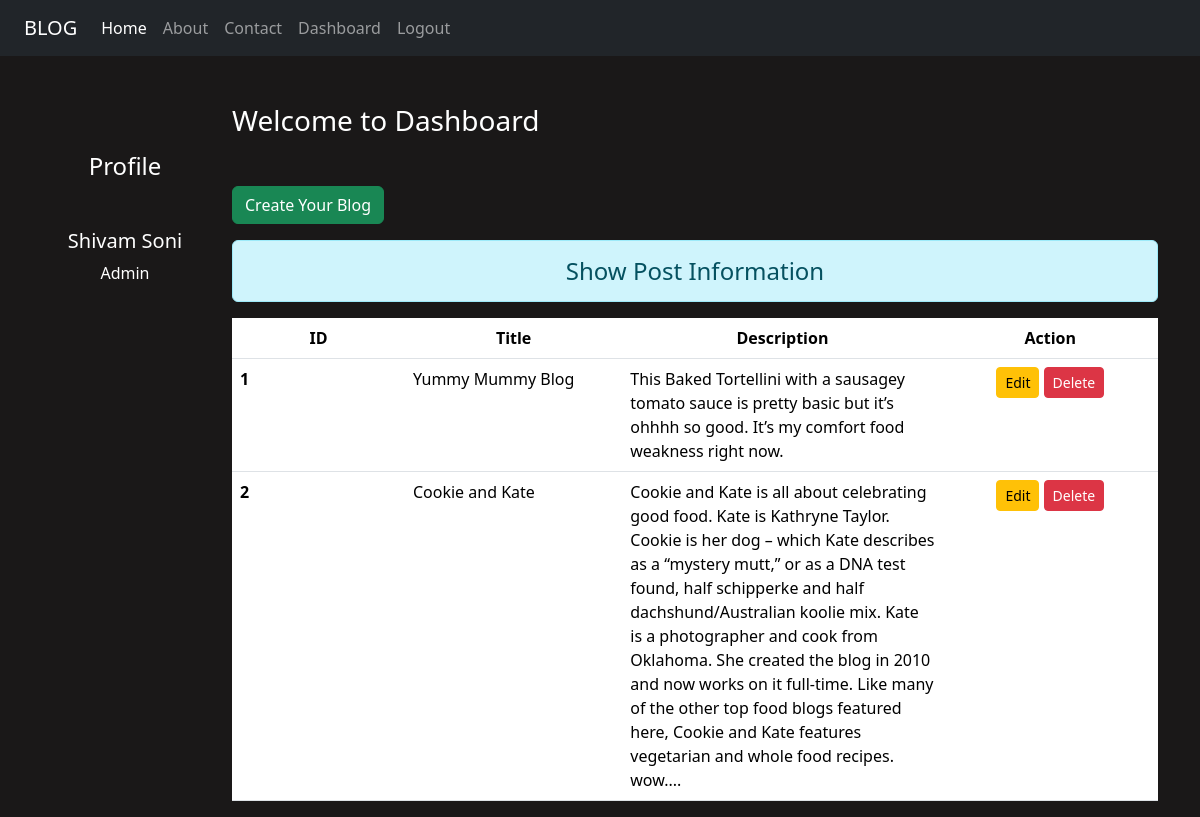
The page /dashboard/ (signed in) on the database its author committed.
### blog/models.py (models this page shows)
class post(models.Model):
    title=models.CharField(max_length=150)
    upload=models.ImageField(upload_to='uploads/')
    desc=models.TextField()

### blog/views.py (the view)
# urls.py: path('dashboard/',views.dashboard, name='dashboard'),
def dashboard(request):
    if request.user.is_authenticated:
        posts = post.objects.all()
        user = request.user
        full_name = user.get_full_name()
        gps = user.groups.all()
        return render(request,'blog/dashboard.html',{'posts':posts,'full_name':full_name, 'groups':gps})
    else:
        return HttpResponseRedirect('/login/')

### blog/templates/blog/dashboard.html (shortened to what this page needs)
{% extends 'blog/base.html' %}
{% load static %}
{% block side %}
<div class="col-sm-2 text-white my-5 text-center">
    <h4 class="my-5">Profile</h4>
    <h5>{{full_name}}</h5>
    {% for group in groups %}
        <p>{{group.name}}</p>
    {% endfor %}
</div>
{% endblock side %}
{% block content %}
<div class="col-sm-10">
    <h3 class="text-white my-5">Welcome to Dashboard </h3>
    <a href="{% url 'addpost' %}" class="btn btn-success">Create Your Blog</a>
    <h4 class="text-center alert alert-info mt-3">Show Post Information</h4>
        {% if posts %}
            <table class="table table-hover bg-white">
                <thead>
                    <tr class="text-center">
                        <th scope="col" style="width:2%">ID</th>
                        <th scope="col" style="width:2%">Title</th>
                        <th scope="col" style="width:2%">Description</th>
                        <th scope="col" style="width:2%">Action</th>
                    </tr>
                </thead>
                <tbody>
                    {% for post in posts %}
                        <tr>
                            <th scope="row">{{post.id}}</th>
                            <td>{{post.title}}</td>
                            <td>{{post.desc}}</td>
                            <td class="text-center">
                                <a href="{% url 'updatepost' post.id %}" class="btn btn-warning btn-sm">Edit</a>
                                {% if perms.blog.delete_post %}
                                <form action="{% url 'deletepost' post.id %}" method="post" class="d-inline">
                                <input type="submit" class="btn btn-danger btn-sm" value="Delete">
                                </form>
                                {% endif %}
                            </td>
                        </tr>
                    {% endfor %}
                </tbody>
            </table>
        {% else %}
            <h4 class="text-center alert alert-warning">No Record</h4>
        {% endif %}
</div>
{% endblock content %}

### blog/templates/blog/base.html (shortened to what this page needs)
<!DOCTYPE html>
{% load static %}
<html lang="en">
<head>
    <link rel="stylesheet" href="{% static 'blog/css/bootstrap.css'%}">
    <link rel="stylesheet" href="{% static 'blog/css/style.css' %}">
</head>
<body>
    <div class="container-fluid bg-dark">
        {% include 'blog/navbar.html' %}
    </div>
    <div class="container">
        <div class="row">
            {% block side %}
            {% endblock side %}
            {% block content %}
            {% endblock content %}
        </div>
    </div>
</body>
</html>

### blog/templates/blog/navbar.html (shortened to what this page needs)
<nav class="navbar navbar-expand-lg navbar-dark bg-dark">
    <div class="container-fluid">
      <a class="navbar-brand" href="#">BLOG</a>
      <div class="collapse navbar-collapse" id="navbarNav">
        <ul class="navbar-nav">
          <li class="nav-item">
            <a class="nav-link active" aria-current="page" href="/">Home</a>
          </li>
          <li class="nav-item">
            <a class="nav-link" href="{% url 'about'%}">About</a>
          </li>
          <li class="nav-item">
            <a class="nav-link" href="{% url 'contact'%}">Contact</a>
          </li>
          {% if request.user.is_authenticated %}
          <li class="nav-item">
            <a class="nav-link" href="{% url 'dashboard'%}">Dashboard</a>
          </li>
          <li class="nav-item">
            <a class="nav-link" href="{% url 'logout'%}">Logout</a>
          </li>
          {% endif %}
        </ul>
      </div>
    </div>
  </nav>

### blog/static/blog/css/style.css (style rules this page uses)
body { background-color: rgb(26, 24, 24); color: antiquewhite; }

### rows shown on the page
post: id "1", title "Yummy Mummy Blog", desc "This Baked Tortellini with a sausagey tomato sauce is pretty basic but it’s ohhhh so good. It’s my comfort food weakness right now."
post: id "2", title "Cookie and Kate", desc "Cookie and Kate is all about celebrating good food. Kate is Kathryne Taylor. Cookie is her dog – which Kate describes as a “mystery mutt,” or as a DNA test found, half schipperke and half dachshund/Australian koolie mix. Kate is a photographer and cook from Oklahoma. She created the blog in 2010 and now works on it full-time. Like many of the other top food blogs featured here, Cookie and Kate features vegetarian and whole food recipes. wow...."

### other values the page prints
{{ full_name }} "Shivam Soni"
{{ group.name }} "Admin"
